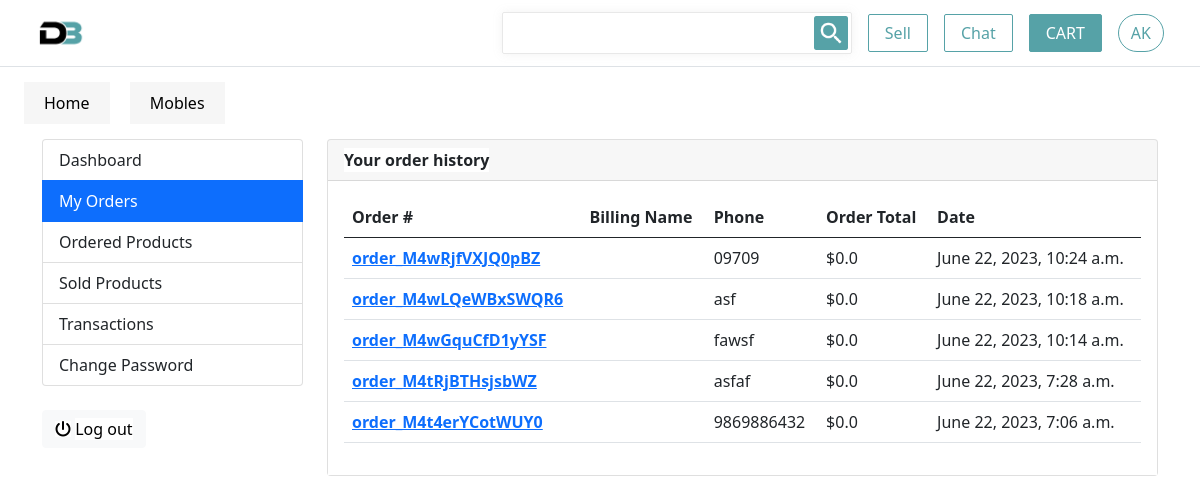
The app's page /dashboard/orders/ (signed in) with its own data.
### products/models.py (models this page shows, shortened)
class Category(models.Model):
    category_name = models.CharField(max_length=50, unique=True)
    slug = models.SlugField(max_length=50, unique=True)
    description = models.TextField(max_length=255, blank=True)
    cat_image = models.ImageField(upload_to='category/images/', blank=True)
    class Meta:
        verbose_name = 'category'
        verbose_name_plural = 'categories'
    def get_url(self):
        return reverse('products_by_category',args=[self.slug])

### order/models.py (models this page shows)
class Order(models.Model):
            user = models.ForeignKey(Account, on_delete=models.SET_NULL, null=True)
            payment = models.OneToOneField(Payment, on_delete=models.SET_NULL, blank=True, null=True,related_name='order',unique=True)
            order_number = models.CharField(max_length=20)
            first_name = models.CharField(max_length=50)
            last_name = models.CharField(max_length=50)
            phone = models.CharField(max_length=15)
            email = models.EmailField(max_length=50)
            address_line_1 = models.CharField(max_length=50)
            address_line_2 = models.CharField(max_length=50, blank=True)
            country = models.CharField(max_length=50)
            state = models.CharField(max_length=50)
            city = models.CharField(max_length=50)
            order_note = models.CharField(max_length=100, blank=True)
            order_total = models.FloatField(default=0)
            tax = models.FloatField(default=2)
            ip = models.CharField(blank=True, max_length=20)
            is_ordered = models.BooleanField(default=False)
            created_at = models.DateTimeField(auto_now_add=True)
            updated_at = models.DateTimeField(auto_now=True)

### Dashboard/views.py (the view)
# urls.py: path('orders/',view=views.my_orders,name='orders'),
@login_required(login_url='login')
def my_orders(request):
    orders = Order.objects.filter(user=request.user, is_ordered=True).order_by('-created_at')
    context = {
        'orders': orders,
    }
    return render(request, 'dashboard/my_orders.html', context)

### products/context_processors.py (called while the page is built)
def category_links(request):
    return {'links':Category.objects.all(),}

### Dashboard/templates/dashboard/my_orders.html (shortened to what this page needs)
{% extends 'base.html' %}
{% block body %}
<section class="section-conten padding-y bg">
<div class="container">
	<div class="row">
	{% include 'includes/dashboard_sidebar.html' %}
	<main class="col-md-9">
		<article class="card">
		<header class="card-header">
			<strong class="d-inline-block mr-3">Your order history</strong>
		</header>
		<div class="card-body">
			<div class="row">
			<div class="col-md-12">
				<table class="table table-hover">
				  <thead>
				    <tr>
				      <th scope="col">Order #</th>
				      <th scope="col">Billing Name</th>
				      <th scope="col">Phone</th>
				      <th scope="col">Order Total</th>
							<th scope="col">Date</th>
				    </tr>
				  </thead>
				  <tbody>
						{% for order in orders %}
				    <tr>
				      <th scope="row"><a href="{% url 'orderdetail' order.id %}">{{order.order_number}}</a></th>
				      <td>{{order.full_name}}</td>
				      <td>{{order.phone}}</td>
				      <td>${{order.order_total}}</td>
							<td>{{order.created_at}}</td>
				    </tr>
				{% endfor %}
				  </tbody>
				</table>
			</div>
			</div>
		</div>
		</article>
	</main>
</div>
</div>
</section>
{% endblock %}

### templates/includes/navbar.html (shortened to what this page needs)
{% load static %}
{% block css %}
<link rel="stylesheet" href="{% static 'css/navbar.css' %}">
{% endblock %}
<nav class="navbar ps-4 pe-4 border-bottom navbar-expand-lg navbar-light bg-white d-flex">
    <div class="container-fluid d-flex">
        <a class="navbar-brand p-0 d-none d-lg-block" href="">
            <img src="{% static 'imgs/logo_light.png' %}" width="50px" alt="">
        </a>
        <div class="justify-content-end">
        <div class="collapse navbar-collapse justify-content-end" id="navbarSupportedContent">
            <form class="d-flex form">
                <input class="form-control form-search me-2 p-1" type="search"  aria-label="Search">
                <button class="btn btn-search p-05 " type="submit">
                    <img src="{% static 'imgs/search.png' %}" width="34px" alt="">
                </button>
            </form>
            {% if request.user.id is None %}
            <a href="{% url 'signup' %}" class="btn btn-border ms-3 ps-3 pe-3 btn-outline-db">Sign Up</a>
            <a href="{% url 'login' %}" class="btn btn-border ms-3 ps-3 pe-3 btn-outline-db">Login</a>
            {% else %}
            <a href="{% url 'sell' %}" class="btn btn-border ms-3 ps-3 pe-3 btn-outline-db">Sell</a>
            <a href="{% url 'messages'%}" class="btn ms-3 ps-3 pe-3 btn-border btn-outline-db">Chat</a>
            {% endif %}
                <a href="{% url 'cart' %}" class="btn btn-color ms-3 ps-3 pe-3 me-3 btn-outline-db">CART</a>
            {% if request.user.id %}
            <div class="btn btn-profile text-center" data-bs-toggle="dropdown" aria-expanded="false">
                AK
            </div>
            {% endif %}
        </div>
        </div>
    </div>
</nav>
<div class="category_nav">
  <div class="m-4">
    {% for category in links %}
        <a class="me-3" href='{{category.get_url}}'>{{ category.category_name }}</a>
    {%endfor%}
  </div>
</div>

### static/css/navbar.css (style rules this page uses)
* { background-color: #ffffff; }
.bg-white { background-color: #ffffff; }
.form { height: 42px; border: 1px solid #E8E8E8 !important; border-radius: 2px !important; filter: drop-shadow(0px 0px 5px rgba(131, 131, 131, 0.1)); }
.form-search { width: 300px; border: 0px; }
.p-05 { padding: 2px; }
.btn-border { border: 1px solid #56A2A7; color: #56A2A7; border-radius: 2px; }
.btn-color { border: 1px solid #56A2A7; color: #ffffff; background-color: #56A2A7; border-radius: 2px; }
.btn-profile { color: #56A2A7; border: 1px solid #56A2A7; border-radius: 50px; }
.category_nav .m-4 a { padding: 10px 20px; background-color: #F6F6F6; text-decoration: none; text-transform: capitalize; color: #000000; }

### records on screen
Category: category_name "Home"
Category: category_name "Mobles"
Order: order_number "order_M4wRjfVXJQ0pBZ", phone "09709", order_total "0.0", created_at "June 22, 2023, 10:24 a.m."
Order: order_number "order_M4wLQeWBxSWQR6", phone "asf", order_total "0.0", created_at "June 22, 2023, 10:18 a.m."
Order: order_number "order_M4wGquCfD1yYSF", phone "fawsf", order_total "0.0", created_at "June 22, 2023, 10:14 a.m."
Order: order_number "order_M4tRjBTHsjsbWZ", phone "asfaf", order_total "0.0", created_at "June 22, 2023, 7:28 a.m."
Order: order_number "order_M4t4erYCotWUY0", phone "9869886432", order_total "0.0", created_at "June 22, 2023, 7:06 a.m."
